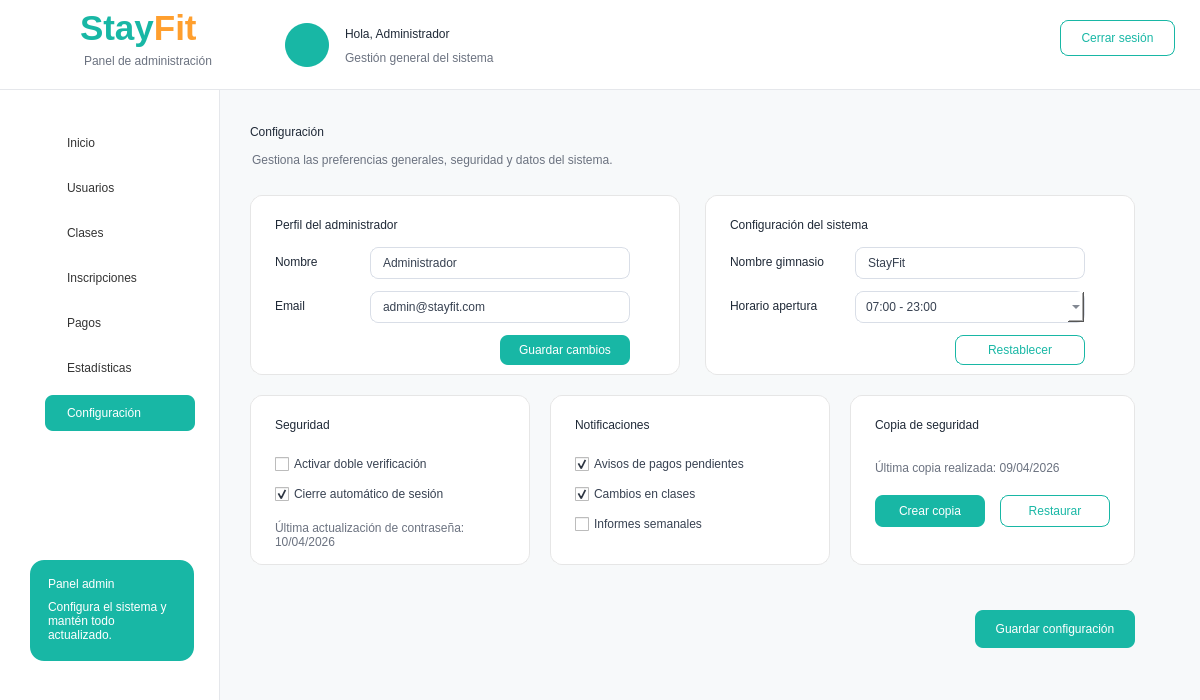
<?xml version="1.0" encoding="UTF-8"?>
<ui version="4.0">
 <class>MainWindow</class>
 <widget class="QMainWindow" name="MainWindow">
  <property name="geometry">
   <rect>
    <x>0</x>
    <y>0</y>
    <width>1200</width>
    <height>700</height>
   </rect>
  </property>
  <property name="windowTitle">
   <string>StayFit - Configuración Administrador</string>
  </property>
  <property name="styleSheet">
   <string notr="true">
QMainWindow { background-color: #F7F9FA; }
QLabel { background: transparent; color: #1F2937; font-family: &quot;Segoe UI&quot;; }
QPushButton { font-family: &quot;Segoe UI&quot;; }
QFrame#frameHeader { background-color: white; border-bottom: 1px solid #E5E7EB; }
QFrame#frameMenu { background-color: white; border-right: 1px solid #E5E7EB; }
QFrame#frameContenido { background-color: #F7F9FA; border: none; }
QFrame#cardPerfil, QFrame#cardSistema, QFrame#cardSeguridad, QFrame#cardNotificaciones, QFrame#cardPreferencias, QFrame#cardBackup, QFrame#cardSigue { background-color: white; border: 1px solid #E6E6E6; border-radius: 12px; }
QPushButton#btnConfiguracion { background-color: #18B7A5; color: white; border-radius: 8px; text-align: left; padding-left: 22px; font: bold 11pt &quot;Segoe UI&quot;; }
QPushButton#btnInicio, QPushButton#btnUsuarios, QPushButton#btnClases, QPushButton#btnInscripciones, QPushButton#btnPagos, QPushButton#btnEstadisticas { background-color: transparent; color: #333333; border: none; text-align: left; padding-left: 22px; font: 11pt &quot;Segoe UI&quot;; }
QPushButton#btnInicio:hover, QPushButton#btnUsuarios:hover, QPushButton#btnClases:hover, QPushButton#btnInscripciones:hover, QPushButton#btnPagos:hover, QPushButton#btnEstadisticas:hover { background-color: #E6F7F5; border-radius: 8px; }
QPushButton#btnCerrarSesion { background-color: white; color: #18B7A5; border: 1px solid #18B7A5; border-radius: 8px; font: bold 10pt &quot;Segoe UI&quot;; }
QPushButton#btnGuardar, QPushButton#btnBackup { background-color: #18B7A5; color: white; border: none; border-radius: 8px; font: bold 10pt &quot;Segoe UI&quot;; }
QPushButton#btnCancelar, QPushButton#btnRestaurar { background-color: white; color: #18B7A5; border: 1px solid #18B7A5; border-radius: 8px; font: bold 10pt &quot;Segoe UI&quot;; }
QLineEdit, QComboBox { background-color: white; border: 1px solid #D9DEE7; border-radius: 8px; padding-left: 10px; font: 9pt &quot;Segoe UI&quot;; color: #374151; }
QCheckBox { font: 9pt &quot;Segoe UI&quot;; color: #374151; }
   </string>
  </property>
  <widget class="QWidget" name="centralwidget">
   <widget class="QFrame" name="frameHeader">
    <property name="geometry">
     <rect>
      <x>0</x>
      <y>0</y>
      <width>1200</width>
      <height>90</height>
     </rect>
    </property>
    <widget class="QLabel" name="lblLogoIcono">
     <property name="geometry">
      <rect>
       <x>18</x>
       <y>10</y>
       <width>65</width>
       <height>65</height>
      </rect>
     </property>
     <property name="pixmap">
      <pixmap resource="../imagenes/recursos.qrc">:/newPrefix/logo_stayfit.png</pixmap>
     </property>
     <property name="scaledContents">
      <bool>true</bool>
     </property>
    </widget>
    <widget class="QLabel" name="labelStayFitHeader">
     <property name="geometry">
      <rect>
       <x>80</x>
       <y>8</y>
       <width>170</width>
       <height>40</height>
      </rect>
     </property>
     <property name="text">
      <string>&lt;html&gt;&lt;body&gt;&lt;span style=&quot;font-size:26pt; font-weight:700; color:#18B7A5;&quot;&gt;Stay&lt;/span&gt;&lt;span style=&quot;font-size:26pt; font-weight:700; color:#FF9F2E;&quot;&gt;Fit&lt;/span&gt;&lt;/body&gt;&lt;/html&gt;</string>
     </property>
    </widget>
    <widget class="QLabel" name="labelSubtituloHeader">
     <property name="geometry">
      <rect>
       <x>84</x>
       <y>52</y>
       <width>190</width>
       <height>18</height>
      </rect>
     </property>
     <property name="styleSheet">
      <string notr="true">color:#6B7280; font:9pt &quot;Segoe UI&quot;;</string>
     </property>
     <property name="text">
      <string>Panel de administración</string>
     </property>
    </widget>
    <widget class="QLabel" name="lblAvatarAdmin">
     <property name="geometry">
      <rect>
       <x>285</x>
       <y>23</y>
       <width>44</width>
       <height>44</height>
      </rect>
     </property>
     <property name="styleSheet">
      <string notr="true">background-color:#18B7A5; border-radius:22px;</string>
     </property>
     <property name="pixmap">
      <pixmap resource="../imagenes/recursos.qrc">:/newPrefix/usuario.png</pixmap>
     </property>
     <property name="scaledContents">
      <bool>true</bool>
     </property>
    </widget>
    <widget class="QLabel" name="lblNombreAdmin">
     <property name="geometry">
      <rect>
       <x>345</x>
       <y>22</y>
       <width>270</width>
       <height>24</height>
      </rect>
     </property>
     <property name="styleSheet">
      <string notr="true">font:bold 13pt &quot;Segoe UI&quot;; color:#1F2937;</string>
     </property>
     <property name="text">
      <string>Hola, Administrador</string>
     </property>
    </widget>
    <widget class="QLabel" name="lblRolAdmin">
     <property name="geometry">
      <rect>
       <x>345</x>
       <y>48</y>
       <width>250</width>
       <height>20</height>
      </rect>
     </property>
     <property name="styleSheet">
      <string notr="true">font:10pt &quot;Segoe UI&quot;; color:#6B7280;</string>
     </property>
     <property name="text">
      <string>Gestión general del sistema</string>
     </property>
    </widget>
    <widget class="QPushButton" name="btnCerrarSesion">
     <property name="geometry">
      <rect>
       <x>1060</x>
       <y>20</y>
       <width>115</width>
       <height>36</height>
      </rect>
     </property>
     <property name="text">
      <string>Cerrar sesión</string>
     </property>
    </widget>
   </widget>
   <widget class="QFrame" name="frameMenu">
    <property name="geometry">
     <rect>
      <x>0</x>
      <y>90</y>
      <width>220</width>
      <height>610</height>
     </rect>
    </property>
    <widget class="QPushButton" name="btnInicio">
     <property name="geometry">
      <rect>
       <x>45</x>
       <y>35</y>
       <width>150</width>
       <height>36</height>
      </rect>
     </property>
     <property name="text">
      <string>Inicio</string>
     </property>
    </widget>
    <widget class="QPushButton" name="btnUsuarios">
     <property name="geometry">
      <rect>
       <x>45</x>
       <y>80</y>
       <width>150</width>
       <height>36</height>
      </rect>
     </property>
     <property name="text">
      <string>Usuarios</string>
     </property>
    </widget>
    <widget class="QPushButton" name="btnClases">
     <property name="geometry">
      <rect>
       <x>45</x>
       <y>125</y>
       <width>150</width>
       <height>36</height>
      </rect>
     </property>
     <property name="text">
      <string>Clases</string>
     </property>
    </widget>
    <widget class="QPushButton" name="btnInscripciones">
     <property name="geometry">
      <rect>
       <x>45</x>
       <y>170</y>
       <width>150</width>
       <height>36</height>
      </rect>
     </property>
     <property name="text">
      <string>Inscripciones</string>
     </property>
    </widget>
    <widget class="QPushButton" name="btnPagos">
     <property name="geometry">
      <rect>
       <x>45</x>
       <y>215</y>
       <width>150</width>
       <height>36</height>
      </rect>
     </property>
     <property name="text">
      <string>Pagos</string>
     </property>
    </widget>
    <widget class="QPushButton" name="btnEstadisticas">
     <property name="geometry">
      <rect>
       <x>45</x>
       <y>260</y>
       <width>150</width>
       <height>36</height>
      </rect>
     </property>
     <property name="text">
      <string>Estadísticas</string>
     </property>
    </widget>
    <widget class="QPushButton" name="btnConfiguracion">
     <property name="geometry">
      <rect>
       <x>45</x>
       <y>305</y>
       <width>150</width>
       <height>36</height>
      </rect>
     </property>
     <property name="text">
      <string>Configuración</string>
     </property>
    </widget>
    <widget class="QFrame" name="cardSigue">
     <property name="geometry">
      <rect>
       <x>30</x>
       <y>470</y>
       <width>164</width>
       <height>101</height>
      </rect>
     </property>
     <property name="styleSheet">
      <string notr="true">QFrame#cardSigue { background-color:#18B7A5; border-radius:14px; border:none; }</string>
     </property>
     <widget class="QLabel" name="lblSigue">
      <property name="geometry">
       <rect>
        <x>18</x>
        <y>12</y>
        <width>130</width>
        <height>24</height>
       </rect>
      </property>
      <property name="styleSheet">
       <string notr="true">color:white; font:bold 11pt &quot;Segoe UI&quot;;</string>
      </property>
      <property name="text">
       <string>Panel admin</string>
      </property>
     </widget>
     <widget class="QLabel" name="lblSigueTexto">
      <property name="geometry">
       <rect>
        <x>18</x>
        <y>35</y>
        <width>130</width>
        <height>51</height>
       </rect>
      </property>
      <property name="styleSheet">
       <string notr="true">color:white; font:9pt &quot;Segoe UI&quot;;</string>
      </property>
      <property name="text">
       <string>Configura el sistema y mantén todo actualizado.</string>
      </property>
      <property name="wordWrap">
       <bool>true</bool>
      </property>
     </widget>
    </widget>
    <widget class="QLabel" name="icoInicio">
     <property name="geometry">
      <rect>
       <x>20</x>
       <y>40</y>
       <width>22</width>
       <height>22</height>
      </rect>
     </property>
     <property name="pixmap">
      <pixmap resource="../imagenes/recursos.qrc">:/newPrefix/casa_inicio.png</pixmap>
     </property>
     <property name="scaledContents">
      <bool>true</bool>
     </property>
    </widget>
    <widget class="QLabel" name="icoUsuarios">
     <property name="geometry">
      <rect>
       <x>20</x>
       <y>85</y>
       <width>23</width>
       <height>23</height>
      </rect>
     </property>
     <property name="pixmap">
      <pixmap resource="../imagenes/recursos.qrc">:/newPrefix/usuario.png</pixmap>
     </property>
     <property name="scaledContents">
      <bool>true</bool>
     </property>
    </widget>
    <widget class="QLabel" name="icoClases">
     <property name="geometry">
      <rect>
       <x>20</x>
       <y>130</y>
       <width>23</width>
       <height>23</height>
      </rect>
     </property>
     <property name="pixmap">
      <pixmap resource="../imagenes/recursos.qrc">:/newPrefix/calendario.png</pixmap>
     </property>
     <property name="scaledContents">
      <bool>true</bool>
     </property>
    </widget>
    <widget class="QLabel" name="icoIns">
     <property name="geometry">
      <rect>
       <x>20</x>
       <y>175</y>
       <width>23</width>
       <height>23</height>
      </rect>
     </property>
     <property name="pixmap">
      <pixmap resource="../imagenes/recursos.qrc">:/newPrefix/inscripcion.png</pixmap>
     </property>
     <property name="scaledContents">
      <bool>true</bool>
     </property>
    </widget>
    <widget class="QLabel" name="icoPagos">
     <property name="geometry">
      <rect>
       <x>20</x>
       <y>220</y>
       <width>23</width>
       <height>23</height>
      </rect>
     </property>
     <property name="pixmap">
      <pixmap resource="../imagenes/recursos.qrc">:/newPrefix/pagos.png</pixmap>
     </property>
     <property name="scaledContents">
      <bool>true</bool>
     </property>
    </widget>
    <widget class="QLabel" name="icoEst">
     <property name="geometry">
      <rect>
       <x>20</x>
       <y>265</y>
       <width>23</width>
       <height>23</height>
      </rect>
     </property>
     <property name="pixmap">
      <pixmap resource="../imagenes/recursos.qrc">:/newPrefix/grafico-de-barras.png</pixmap>
     </property>
     <property name="scaledContents">
      <bool>true</bool>
     </property>
    </widget>
    <widget class="QLabel" name="icoConfig">
     <property name="geometry">
      <rect>
       <x>10</x>
       <y>310</y>
       <width>23</width>
       <height>23</height>
      </rect>
     </property>
     <property name="pixmap">
      <pixmap resource="../imagenes/recursos.qrc">:/newPrefix/ajuste.png</pixmap>
     </property>
     <property name="scaledContents">
      <bool>true</bool>
     </property>
    </widget>
   </widget>
   <widget class="QFrame" name="frameContenido">
    <property name="geometry">
     <rect>
      <x>220</x>
      <y>90</y>
      <width>980</width>
      <height>610</height>
     </rect>
    </property>
    <widget class="QLabel" name="lblTitulo">
     <property name="geometry">
      <rect>
       <x>30</x>
       <y>25</y>
       <width>300</width>
       <height>34</height>
      </rect>
     </property>
     <property name="styleSheet">
      <string notr="true">font:bold 20pt &quot;Segoe UI&quot;; color:#1F2937;</string>
     </property>
     <property name="text">
      <string>Configuración</string>
     </property>
    </widget>
    <widget class="QLabel" name="lblSubtitulo">
     <property name="geometry">
      <rect>
       <x>32</x>
       <y>60</y>
       <width>520</width>
       <height>20</height>
      </rect>
     </property>
     <property name="styleSheet">
      <string notr="true">font:9pt &quot;Segoe UI&quot;; color:#6B7280;</string>
     </property>
     <property name="text">
      <string>Gestiona las preferencias generales, seguridad y datos del sistema.</string>
     </property>
    </widget>
    <widget class="QFrame" name="cardPerfil">
     <property name="geometry">
      <rect>
       <x>30</x>
       <y>105</y>
       <width>430</width>
       <height>180</height>
      </rect>
     </property>
     <widget class="QLabel" name="lblPerfil">
      <property name="geometry">
       <rect>
        <x>25</x>
        <y>18</y>
        <width>190</width>
        <height>24</height>
       </rect>
      </property>
      <property name="styleSheet">
       <string notr="true">font:bold 12pt &quot;Segoe UI&quot;;</string>
      </property>
      <property name="text">
       <string>Perfil del administrador</string>
      </property>
     </widget>
     <widget class="QLabel" name="lblNombre">
      <property name="geometry">
       <rect>
        <x>25</x>
        <y>58</y>
        <width>80</width>
        <height>18</height>
       </rect>
      </property>
      <property name="text">
       <string>Nombre</string>
      </property>
     </widget>
     <widget class="QLineEdit" name="txtNombreAdmin">
      <property name="geometry">
       <rect>
        <x>120</x>
        <y>52</y>
        <width>260</width>
        <height>32</height>
       </rect>
      </property>
      <property name="text">
       <string>Administrador</string>
      </property>
     </widget>
     <widget class="QLabel" name="lblEmail">
      <property name="geometry">
       <rect>
        <x>25</x>
        <y>102</y>
        <width>80</width>
        <height>18</height>
       </rect>
      </property>
      <property name="text">
       <string>Email</string>
      </property>
     </widget>
     <widget class="QLineEdit" name="txtEmailAdmin">
      <property name="geometry">
       <rect>
        <x>120</x>
        <y>96</y>
        <width>260</width>
        <height>32</height>
       </rect>
      </property>
      <property name="text">
       <string>admin@stayfit.com</string>
      </property>
     </widget>
     <widget class="QPushButton" name="btnGuardar">
      <property name="geometry">
       <rect>
        <x>250</x>
        <y>140</y>
        <width>130</width>
        <height>30</height>
       </rect>
      </property>
      <property name="text">
       <string>Guardar cambios</string>
      </property>
     </widget>
    </widget>
    <widget class="QFrame" name="cardSistema">
     <property name="geometry">
      <rect>
       <x>485</x>
       <y>105</y>
       <width>430</width>
       <height>180</height>
      </rect>
     </property>
     <widget class="QLabel" name="lblSistema">
      <property name="geometry">
       <rect>
        <x>25</x>
        <y>18</y>
        <width>190</width>
        <height>24</height>
       </rect>
      </property>
      <property name="styleSheet">
       <string notr="true">font:bold 12pt &quot;Segoe UI&quot;;</string>
      </property>
      <property name="text">
       <string>Configuración del sistema</string>
      </property>
     </widget>
     <widget class="QLabel" name="lblNombreGym">
      <property name="geometry">
       <rect>
        <x>25</x>
        <y>58</y>
        <width>100</width>
        <height>18</height>
       </rect>
      </property>
      <property name="text">
       <string>Nombre gimnasio</string>
      </property>
     </widget>
     <widget class="QLineEdit" name="txtNombreGym">
      <property name="geometry">
       <rect>
        <x>150</x>
        <y>52</y>
        <width>230</width>
        <height>32</height>
       </rect>
      </property>
      <property name="text">
       <string>StayFit</string>
      </property>
     </widget>
     <widget class="QLabel" name="lblHorarioGym">
      <property name="geometry">
       <rect>
        <x>25</x>
        <y>102</y>
        <width>100</width>
        <height>18</height>
       </rect>
      </property>
      <property name="text">
       <string>Horario apertura</string>
      </property>
     </widget>
     <widget class="QComboBox" name="cmbHorarioGym">
      <property name="geometry">
       <rect>
        <x>150</x>
        <y>96</y>
        <width>230</width>
        <height>32</height>
       </rect>
      </property>
      <item>
       <property name="text">
        <string>07:00 - 23:00</string>
       </property>
      </item>
      <item>
       <property name="text">
        <string>08:00 - 22:00</string>
       </property>
      </item>
     </widget>
     <widget class="QPushButton" name="btnCancelar">
      <property name="geometry">
       <rect>
        <x>250</x>
        <y>140</y>
        <width>130</width>
        <height>30</height>
       </rect>
      </property>
      <property name="text">
       <string>Restablecer</string>
      </property>
     </widget>
    </widget>
    <widget class="QFrame" name="cardSeguridad">
     <property name="geometry">
      <rect>
       <x>30</x>
       <y>305</y>
       <width>280</width>
       <height>170</height>
      </rect>
     </property>
     <widget class="QLabel" name="lblSeguridad">
      <property name="geometry">
       <rect>
        <x>25</x>
        <y>18</y>
        <width>180</width>
        <height>24</height>
       </rect>
      </property>
      <property name="styleSheet">
       <string notr="true">font:bold 12pt &quot;Segoe UI&quot;;</string>
      </property>
      <property name="text">
       <string>Seguridad</string>
      </property>
     </widget>
     <widget class="QCheckBox" name="chkDobleFactor">
      <property name="geometry">
       <rect>
        <x>25</x>
        <y>58</y>
        <width>220</width>
        <height>22</height>
       </rect>
      </property>
      <property name="text">
       <string>Activar doble verificación</string>
      </property>
     </widget>
     <widget class="QCheckBox" name="chkSesion">
      <property name="geometry">
       <rect>
        <x>25</x>
        <y>88</y>
        <width>220</width>
        <height>22</height>
       </rect>
      </property>
      <property name="text">
       <string>Cierre automático de sesión</string>
      </property>
      <property name="checked">
       <bool>true</bool>
      </property>
     </widget>
     <widget class="QLabel" name="lblSeguridadInfo">
      <property name="geometry">
       <rect>
        <x>25</x>
        <y>122</y>
        <width>220</width>
        <height>36</height>
       </rect>
      </property>
      <property name="styleSheet">
       <string notr="true">color:#6B7280; font:8pt &quot;Segoe UI&quot;;</string>
      </property>
      <property name="text">
       <string>Última actualización de contraseña: 10/04/2026</string>
      </property>
      <property name="wordWrap">
       <bool>true</bool>
      </property>
     </widget>
    </widget>
    <widget class="QFrame" name="cardNotificaciones">
     <property name="geometry">
      <rect>
       <x>330</x>
       <y>305</y>
       <width>280</width>
       <height>170</height>
      </rect>
     </property>
     <widget class="QLabel" name="lblNotificaciones">
      <property name="geometry">
       <rect>
        <x>25</x>
        <y>18</y>
        <width>180</width>
        <height>24</height>
       </rect>
      </property>
      <property name="styleSheet">
       <string notr="true">font:bold 12pt &quot;Segoe UI&quot;;</string>
      </property>
      <property name="text">
       <string>Notificaciones</string>
      </property>
     </widget>
     <widget class="QCheckBox" name="chkPagos">
      <property name="geometry">
       <rect>
        <x>25</x>
        <y>58</y>
        <width>220</width>
        <height>22</height>
       </rect>
      </property>
      <property name="text">
       <string>Avisos de pagos pendientes</string>
      </property>
      <property name="checked">
       <bool>true</bool>
      </property>
     </widget>
     <widget class="QCheckBox" name="chkClases">
      <property name="geometry">
       <rect>
        <x>25</x>
        <y>88</y>
        <width>220</width>
        <height>22</height>
       </rect>
      </property>
      <property name="text">
       <string>Cambios en clases</string>
      </property>
      <property name="checked">
       <bool>true</bool>
      </property>
     </widget>
     <widget class="QCheckBox" name="chkInformes">
      <property name="geometry">
       <rect>
        <x>25</x>
        <y>118</y>
        <width>220</width>
        <height>22</height>
       </rect>
      </property>
      <property name="text">
       <string>Informes semanales</string>
      </property>
     </widget>
    </widget>
    <widget class="QFrame" name="cardBackup">
     <property name="geometry">
      <rect>
       <x>630</x>
       <y>305</y>
       <width>285</width>
       <height>170</height>
      </rect>
     </property>
     <widget class="QLabel" name="lblBackup">
      <property name="geometry">
       <rect>
        <x>25</x>
        <y>18</y>
        <width>180</width>
        <height>24</height>
       </rect>
      </property>
      <property name="styleSheet">
       <string notr="true">font:bold 12pt &quot;Segoe UI&quot;;</string>
      </property>
      <property name="text">
       <string>Copia de seguridad</string>
      </property>
     </widget>
     <widget class="QLabel" name="lblUltBackup">
      <property name="geometry">
       <rect>
        <x>25</x>
        <y>55</y>
        <width>230</width>
        <height>36</height>
       </rect>
      </property>
      <property name="styleSheet">
       <string notr="true">color:#6B7280; font:9pt &quot;Segoe UI&quot;;</string>
      </property>
      <property name="text">
       <string>Última copia realizada: 09/04/2026</string>
      </property>
      <property name="wordWrap">
       <bool>true</bool>
      </property>
     </widget>
     <widget class="QPushButton" name="btnBackup">
      <property name="geometry">
       <rect>
        <x>25</x>
        <y>100</y>
        <width>110</width>
        <height>32</height>
       </rect>
      </property>
      <property name="text">
       <string>Crear copia</string>
      </property>
     </widget>
     <widget class="QPushButton" name="btnRestaurar">
      <property name="geometry">
       <rect>
        <x>150</x>
        <y>100</y>
        <width>110</width>
        <height>32</height>
       </rect>
      </property>
      <property name="text">
       <string>Restaurar</string>
      </property>
     </widget>
    </widget>
    <widget class="QPushButton" name="btnGuardarGeneral">
     <property name="geometry">
      <rect>
       <x>755</x>
       <y>520</y>
       <width>160</width>
       <height>38</height>
      </rect>
     </property>
     <property name="styleSheet">
      <string notr="true">background-color:#18B7A5; color:white; border:none; border-radius:8px; font:bold 10pt &quot;Segoe UI&quot;;</string>
     </property>
     <property name="text">
      <string>Guardar configuración</string>
     </property>
    </widget>
    <widget class="QLabel" name="fondoOla">
     <property name="geometry">
      <rect>
       <x>0</x>
       <y>0</y>
       <width>990</width>
       <height>620</height>
      </rect>
     </property>
     <property name="text">
      <string/>
     </property>
     <property name="pixmap">
      <pixmap>:/entrenador/reborde_ola.png</pixmap>
     </property>
     <property name="scaledContents">
      <bool>true</bool>
     </property>
    </widget>
    <widget class="QLabel" name="label">
     <property name="geometry">
      <rect>
       <x>0</x>
       <y>0</y>
       <width>991</width>
       <height>621</height>
      </rect>
     </property>
     <property name="text">
      <string/>
     </property>
     <property name="pixmap">
      <pixmap resource="../imagenes/recursos.qrc">:/newPrefix/reborde_ola.png</pixmap>
     </property>
     <property name="scaledContents">
      <bool>true</bool>
     </property>
    </widget>
    <zorder>label</zorder>
    <zorder>fondoOla</zorder>
    <zorder>lblTitulo</zorder>
    <zorder>lblSubtitulo</zorder>
    <zorder>cardPerfil</zorder>
    <zorder>cardSistema</zorder>
    <zorder>cardSeguridad</zorder>
    <zorder>cardNotificaciones</zorder>
    <zorder>cardBackup</zorder>
    <zorder>btnGuardarGeneral</zorder>
   </widget>
  </widget>
 </widget>
 <resources>
  <include location="../imagenes/recursos.qrc"/>
 </resources>
 <connections/>
</ui>
